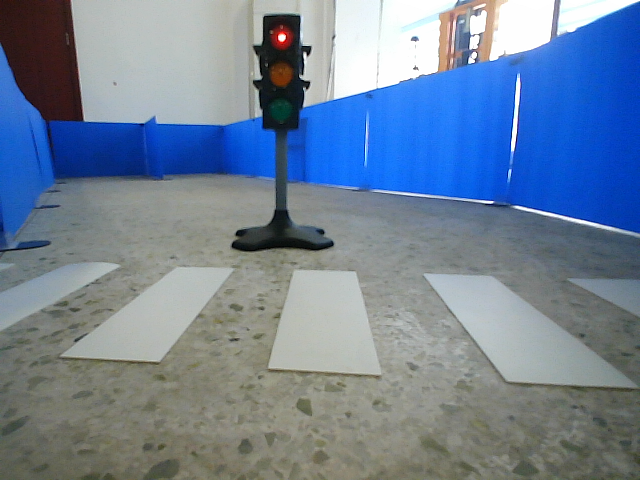
#> input picture image/2.png, 640 x 480 px, found by its file name
$ python canny_debug.py
#> lines starting #> are read from the running program, lines starting #| are printed output that depends on the picture
import cv2
import numpy as np

def on_trackbar_change(val):
    pass

def canny_edge_detection(image_path):
    # 读取图像
#> called with image_path = 'image\\2.png'
    original_image = cv2.imread(image_path)
#> original_image is the input picture: shape (480, 640, 3); mean B, G, R 152.4, 130.1, 112
    cv2.imshow('Original Image', original_image)

    # 创建Canny参数滑动条
    cv2.namedWindow('Canny Edges')
    cv2.createTrackbar('Threshold 1', 'Canny Edges', 100, 500, on_trackbar_change)
    cv2.createTrackbar('Threshold 2', 'Canny Edges', 200, 500, on_trackbar_change)

    while True:
        # 获取滑动条的值
        threshold1 = cv2.getTrackbarPos('Threshold 1', 'Canny Edges')
        threshold2 = cv2.getTrackbarPos('Threshold 2', 'Canny Edges')

        # 应用Canny边缘检测
        edges = cv2.Canny(original_image, threshold1, threshold2)
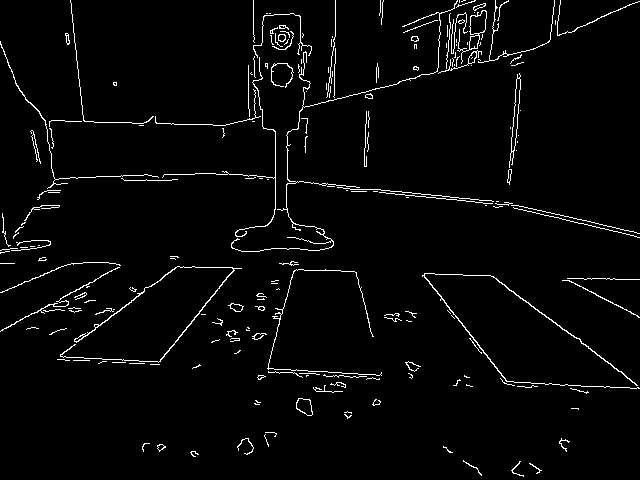
#> edges: shape (480, 640); 2.9% white in thin lines or dots

        # 显示Canny边缘检测后的图像
        cv2.imshow('Canny Edges', edges)

        # 按下 'Esc' 键退出循环
        if cv2.waitKey(1) & 0xFF == 27:
#> (key Esc is pressed here)
            break

    cv2.destroyAllWindows()

# 调用函数进行测试
image_path = 'image\\2.png'
canny_edge_detection(image_path)

$ run again, with image/1.png copied over image/2.png
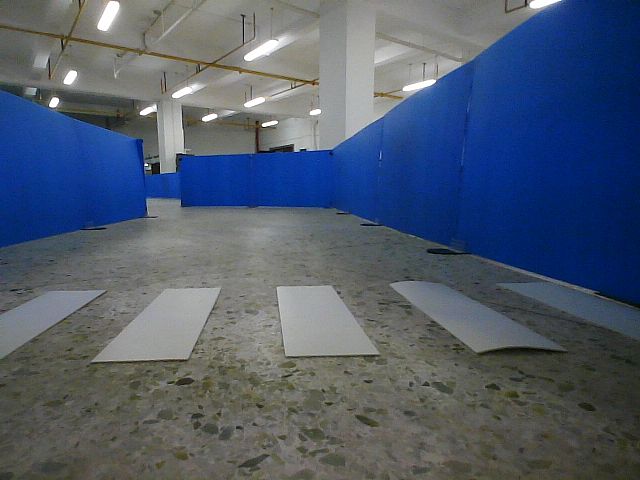
#> input picture image/1.png, 640 x 480 px, found by its file name
#> in canny_edge_detection, original_image is the input picture: shape (480, 640, 3); mean B, G, R 108.8, 91, 79.4
#> in canny_edge_detection, `edges = cv2.Canny(original_image, threshold1, threshold2)`:
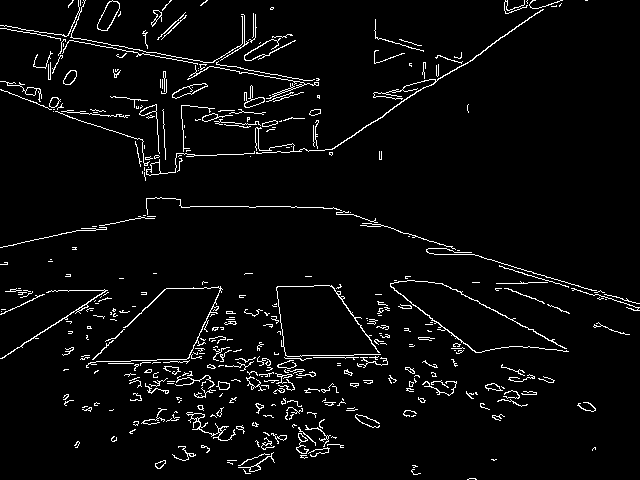
#> edges: shape (480, 640); 4.1% white in thin lines or dots

$ run again, with image/3.png copied over image/2.png
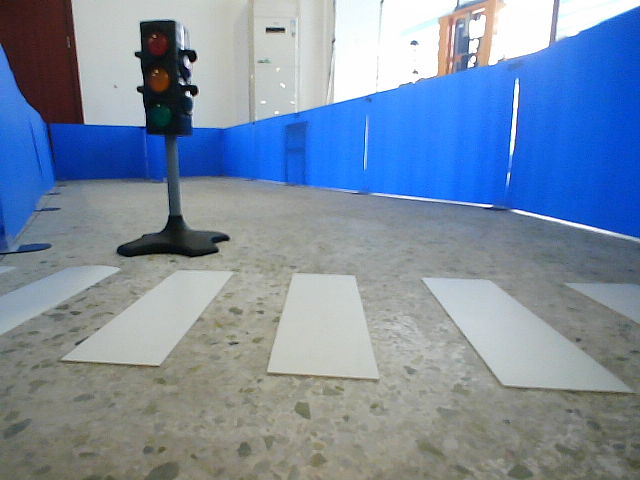
#> input picture image/3.png, 640 x 480 px, found by its file name
#> in canny_edge_detection, original_image is the input picture: shape (480, 640, 3); mean B, G, R 163.8, 140.8, 122.6
#> in canny_edge_detection, `edges = cv2.Canny(original_image, threshold1, threshold2)`:
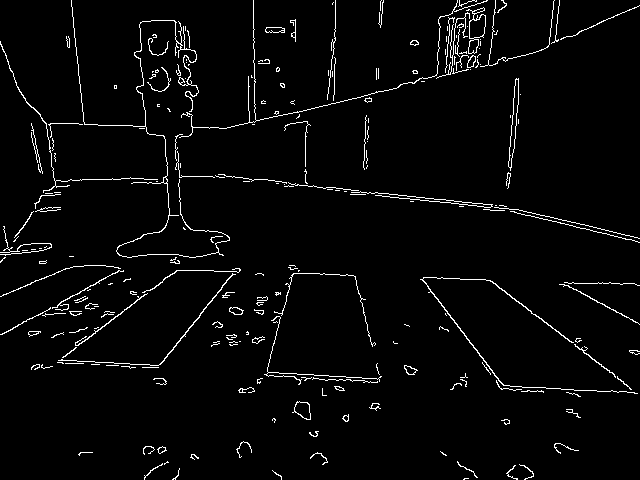
#> edges: shape (480, 640); 3.2% white in thin lines or dots
